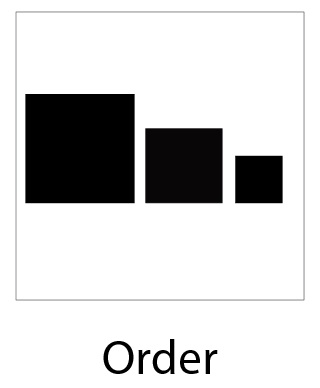
#> input picture images/order-copy.jpg, 320 x 388 px, found by its file name
$ python contours.py   (older library calls are emulated)
#> lines starting #> are read from the running program, lines starting #| are printed output that depends on the picture; after the words box and inside, x2 and y2 are one past the last pixel; in counts of white or black regions, pixels touching at a corner belong together
#segmentation - partitioning images into different regions
#contours are the continuous lines or curves that bound/cover the object completely
# contours are important in object dtetection and shape analysis

import cv2
import numpy as np

#image
image=cv2.imread('/home/akashkg/OpenCV/images/order-copy.jpg')
#> image is the input picture: shape (388, 320, 3); mean B, G, R 210.9, 210.8, 210.9
cv2.imshow("original",image)
cv2.waitKey()

# grayscale image
img_gray=cv2.cvtColor(image,cv2.COLOR_BGR2GRAY)

#find edges
canny_img=cv2.Canny(img_gray,30,200)
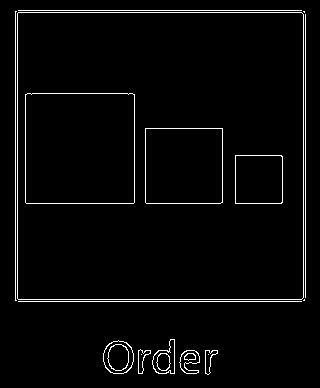
#> canny_img: shape (388, 320); 3.1% white in thin lines or dots, all inside (x1, y1, x2, y2) = (15, 10, 306, 375)
cv2.imshow("edges",canny_img)
cv2.waitKey()

#finding contours cv2.findContours(image, Retrival mode, approximation mode)
# dupli=canny_img.copy()
ret,contours, hierarchy=cv2.findContours(canny_img,cv2.RETR_EXTERNAL,cv2.CHAIN_APPROX_NONE)
#> contours = 12 contours, 6 with area under 20; largest, box (x1, y1, x2, y2) and area: (17, 12, 304, 300) 82077, (103, 340, 134, 374) 799, (152, 339, 175, 374) 508, (179, 350, 200, 374) 289, (205, 350, 218, 375) 138, (138, 349, 151, 374) 133
cv2.imshow("after contouring",canny_img)
cv2.waitKey()

#draw the contours
#use -1 to display all contours
cv2.drawContours(image,contours,-1,(0,255,0),2)
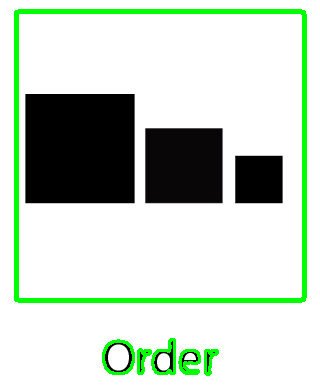
#> image: shape (388, 320, 3); 5.78% of pixels changed, all inside (x1, y1, x2, y2) = (14, 9, 307, 376)
cv2.imshow("Contours",image)
cv2.waitKey()

cv2.destroyAllWindows()

$ run again, with images/shapes.png saved as images/order-copy.jpg
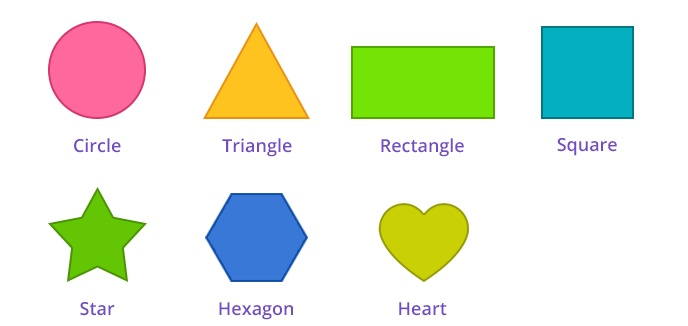
#> input picture images/shapes.png, 688 x 326 px, found by its file name
#> image is the input picture: shape (326, 688, 3); mean B, G, R 219.4, 235.2, 226.6
#> `canny_img=cv2.Canny(img_gray,30,200)`:
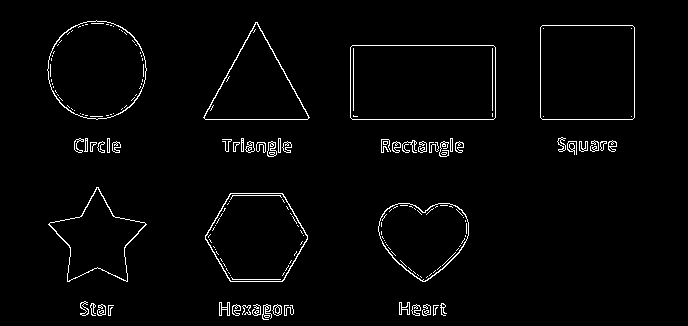
#> canny_img: shape (326, 688); 2.4% white in thin lines or dots, all inside (x1, y1, x2, y2) = (47, 20, 635, 320)
#> contours = 53 contours, 17 with area under 20; largest, box (x1, y1, x2, y2) and area: (350, 45, 496, 120) 10722, (540, 25, 635, 120) 8828, (47, 20, 147, 120) 7576, (205, 193, 308, 282) 6861, (203, 22, 310, 120) 5301
#> `cv2.drawContours(image,contours,-1,(0,255,0),2)`:
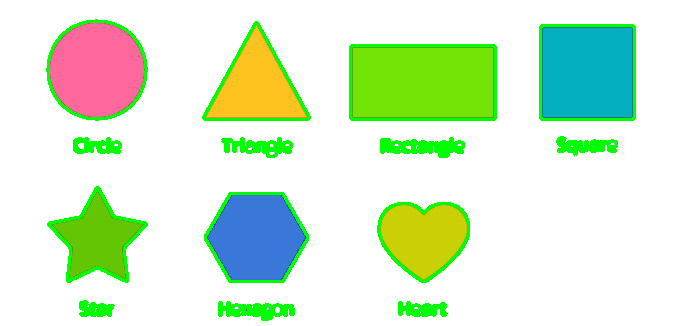
#> image: shape (326, 688, 3); 5.79% of pixels changed, all inside (x1, y1, x2, y2) = (46, 19, 636, 321)
